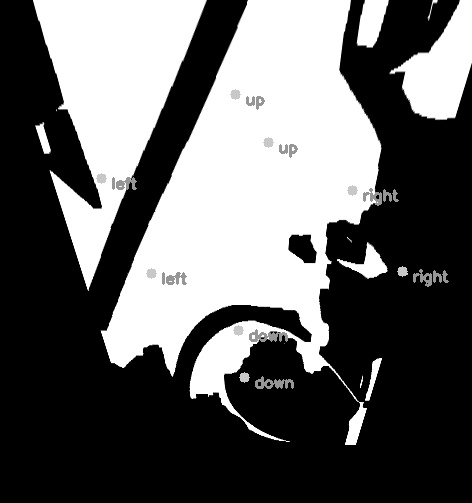
#> input picture img/img0.jpg, 472 x 503 px
$ python -i utils.py   (imports and definitions only)
#> lines starting #> are read from the running program, lines starting #| are printed output that depends on the picture; after the words box and inside, x2 and y2 are one past the last pixel; in counts of white or black regions, pixels touching at a corner belong together
#> further down, picture is the input picture: shape (503, 472, 3); min 0, max 255, mean 99.2
import cv2
import numpy as np
import time

# [13 lines left out: functions check_sum, get_color_block, not called in this run]

destination_points = np.float32([[154,56], [340,56], [154, 423], [340, 425]])

# Specify the destination points - points in the output image
# Points are in order (Top-Left, Top-Right, Bottom-Right, Bottom-Left)
original_points = np.float32([[156,45], [359,46], [53,429], [457,429]])

# Compute the perspective transform matrix
M = cv2.getPerspectiveTransform( original_points,destination_points)

def get_with_perspective(img):
    transformed_image = cv2.warpPerspective(img, M, img.shape[:2])
    return transformed_image

def pre_process(img):
    img=cv2.cvtColor(img,cv2.COLOR_BGR2GRAY)

    img=cv2.GaussianBlur(img,(15,15),0)
    _, img = cv2.threshold(img, 100, 255,cv2.THRESH_BINARY_INV)#|cv2.THRESH_OTSU
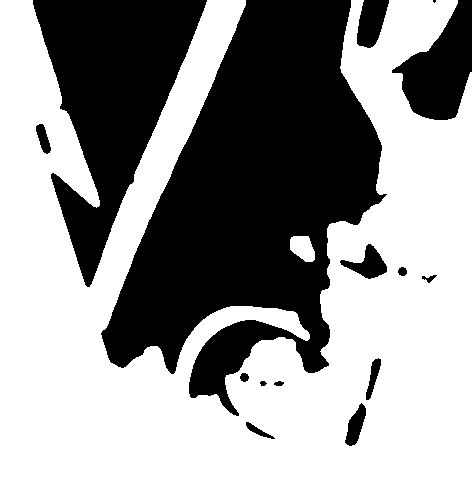
#> img: shape (503, 472); 60.2% white; 15 black regions (1 under 20 px), largest, box (x1, y1, x2, y2) and area: (101, 0, 387, 416) 62124, (33, 0, 207, 287) 23712, (392, 0, 472, 120) 5371
    #自适应
    # img=cv2.adaptiveThreshold(img,255,cv2.ADAPTIVE_THRESH_GAUSSIAN_C,cv2.THRESH_BINARY_INV,7,-2)
    # img=cv2.Canny(img,50,150)
    img=cv2.dilate(img,None,iterations=5)# 对图像进行膨胀操作
#> img: shape (503, 472); 68% white; 7 black regions (1 under 20 px), largest, box (x1, y1, x2, y2) and area: (108, 0, 376, 367) 50293, (39, 0, 200, 274) 19253, (407, 0, 472, 115) 3858, (194, 325, 273, 390) 1895, (362, 0, 383, 41) 470, (364, 255, 379, 272) 118
    img=cv2.erode(img,None,iterations=5)# 对图像进行腐蚀操作
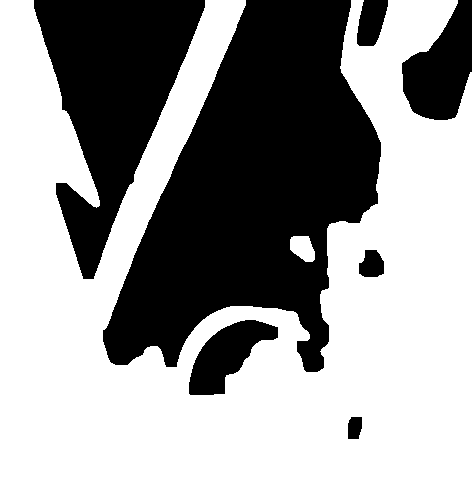
#> img: shape (503, 472); 61.2% white; 7 black regions, largest, box (x1, y1, x2, y2) and area: (103, 0, 381, 372) 58068, (34, 0, 205, 279) 23538, (402, 0, 472, 120) 5303
    # img=cv2.dilate(img,None,iterations=4)# 对图像进行膨胀操作

    return img

def get_line_cross(img,draw=True):
    # need a gray image
    if len(img.shape)==3:
        # img=cv2.cvtColor(img,cv2.COLOR_BGR2GRAY)
        img=pre_process(img)
    img=get_with_perspective(img)
#> in get_with_perspective, `transformed_image = cv2.warpPerspective(img, M, img.shape[:2])`:
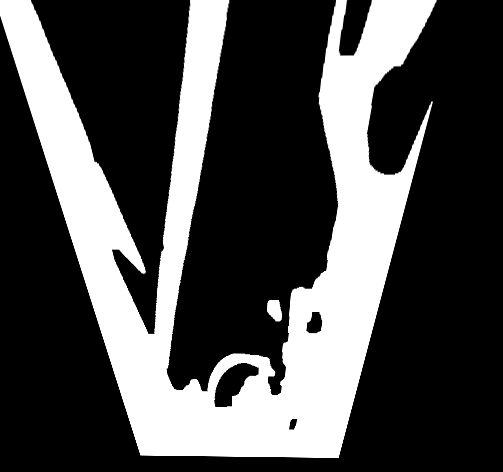
#> transformed_image: shape (472, 503); min 0, max 255, mean 76.5
    rows,cols=img.shape
#> rows = 472; cols = 503
    right_pos=[]
    left_pos=[]
    up_pos=[]
    down_pos=[]
    #detect in a rectangle
    len_rect_r=int(rows*0.64)
#> len_rect_r = 302
    len_rect_c=int(cols*0.64)
#> len_rect_c = 321
    line_right=img[cols//2-len_rect_c//2,rows//2-len_rect_r//2:rows//2+len_rect_r//2]
#> line_right = 302 values, max 255 at index 97, min 0 at index 0, mean 73.56
    line_left=img[cols//2+len_rect_c//2,rows//2-len_rect_r//2:rows//2+len_rect_r//2]
#> line_left = 302 values, max 255 at index 42, min 0 at index 0, mean 189.7
    line_up=img[cols//2-len_rect_c//2:cols//2+len_rect_c//2,rows//2-len_rect_r//2]
#> line_up = 320 values, max 255 at index 42, min 0 at index 0, mean 121.2
    line_down=img[cols//2-len_rect_c//2:cols//2+len_rect_c//2,rows//2+len_rect_r//2]
#> line_down = 320 values, max 255 at index 84, min 0 at index 0, mean 78.72
    # print(line_right.shape)
    pos_righ=np.argwhere(line_right>0)
#> pos_righ = 90 values from 95 to 288
    pos_left=np.argwhere(line_left>0)
#> pos_left = 225 values from 41 to 265
    pos_up=np.argwhere(line_up>0)
#> pos_up = 154 values from 39 to 192
    pos_down=np.argwhere(line_down>0)
#> pos_down = 101 values from 83 to 183
    if len(pos_righ)!=0:
        pos_righ=pos_righ.mean()+rows/2-len_rect_r/2
#> pos_righ = 288.1
        pos_righ_xy=(int(pos_righ),int(cols/2-len_rect_c/2))
#> pos_righ_xy = (288, 91)
        up_pos.append(pos_righ_xy)
    if len(pos_left)!=0:
        pos_left=pos_left.mean()+rows/2-len_rect_r/2
#> pos_left = 238
        pos_left_xy=(int(pos_left),int(cols/2+len_rect_c/2))
#> pos_left_xy = (238, 412)
        down_pos.append(pos_left_xy)
    if len(pos_up)!=0:
        pos_up=pos_up.mean()+cols/2-len_rect_c/2
#> pos_up = 206.5
        pos_up_xy=(int(rows/2-len_rect_r/2),int(pos_up))
#> pos_up_xy = (85, 206)
        left_pos.append(pos_up_xy)
    if len(pos_down)!=0:
        pos_down=pos_down.mean()+cols/2-len_rect_c/2
#> pos_down = 224
        pos_down_xy=(int(rows/2+len_rect_r/2),int(pos_down))
#> pos_down_xy = (387, 224)
        right_pos.append(pos_down_xy)

    len_rect_r=int(rows*0.5)
#> len_rect_r = 236
    len_rect_c=int(cols*0.5)
#> len_rect_c = 251
    line_right=img[cols//2-len_rect_c//2,rows//2-len_rect_r//2:rows//2+len_rect_r//2]
#> line_right = 236 values, max 255 at index 59, min 0 at index 0, mean 67.19
    line_left=img[cols//2+len_rect_c//2,rows//2-len_rect_r//2:rows//2+len_rect_r//2]
#> line_left = 236 values, max 255 at index 0, min 0 at index 51, mean 165.3
    line_up=img[cols//2-len_rect_c//2:cols//2+len_rect_c//2,rows//2-len_rect_r//2]
#> line_up = 250 values, max 255 at index 82, min 0 at index 0, mean 153.8
    line_down=img[cols//2-len_rect_c//2:cols//2+len_rect_c//2,rows//2+len_rect_r//2]
#> line_down = 250 values from 255 to 255
    pos_righ=np.argwhere(line_right>0)
#> pos_righ = 63 values from 59 to 235
    pos_left=np.argwhere(line_left>0)
#> pos_left = 158 values from 0 to 235
    pos_up=np.argwhere(line_up>0)
#> pos_up = 154 values from 79 to 249
    pos_down=np.argwhere(line_down>0)
#> pos_down = 250 values from 0 to 249
    if len(pos_righ)!=0:
        pos_righ=pos_righ.mean()+rows/2-len_rect_r/2
#> pos_righ = 262.3
        pos_righ_xy=(int(pos_righ),int(cols/2-len_rect_c/2))
#> pos_righ_xy = (262, 126)
        up_pos.append(pos_righ_xy)
    if len(pos_left)!=0:
        pos_left=pos_left.mean()+rows/2-len_rect_r/2
#> pos_left = 244.7
        pos_left_xy=(int(pos_left),int(cols/2+len_rect_c/2))
#> pos_left_xy = (244, 377)
        down_pos.append(pos_left_xy)
    if len(pos_up)!=0:
        pos_up=pos_up.mean()+cols/2-len_rect_c/2
#> pos_up = 293.5
        pos_up_xy=(int(rows/2-len_rect_r/2),int(pos_up))
#> pos_up_xy = (118, 293)
        left_pos.append(pos_up_xy)
    if len(pos_down)!=0:
        pos_down=pos_down.mean()+cols/2-len_rect_c/2
#> pos_down = 250.5
        pos_down_xy=(int(rows/2+len_rect_r/2),int(pos_down))
#> pos_down_xy = (354, 250)
        right_pos.append(pos_down_xy)

    if draw:

        #draw circle in the image
        for i in range(len(right_pos)):

            cv2.circle(img,right_pos[i],5,(200,0,0),-1)
            cv2.putText(img,'right',(right_pos[i][0]+10,right_pos[i][1]+10),cv2.FONT_HERSHEY_SIMPLEX,0.5,(150,0,150),2)
#> this loop made 2 passes
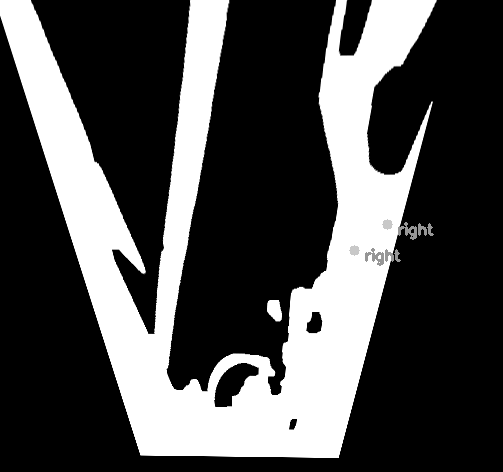
#> img: shape (472, 503); 0.3% of pixels changed, all inside (x1, y1, x2, y2) = (349, 219, 434, 266)
        for i in range(len(left_pos)):
            cv2.circle(img,left_pos[i],5,(200,0,0),-1)
            cv2.putText(img,'left',(left_pos[i][0]+10,left_pos[i][1]+10),cv2.FONT_HERSHEY_SIMPLEX,0.5,(150,0,150),2)
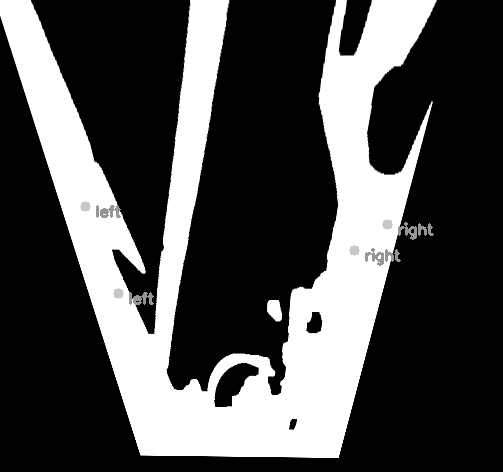
#> img: shape (472, 503); 0.24% of pixels changed, all inside (x1, y1, x2, y2) = (80, 201, 154, 305)
        for i in range(len(up_pos)):
            cv2.circle(img,up_pos[i],5,(200,0,0),-1)
            cv2.putText(img,'up',(up_pos[i][0]+10,up_pos[i][1]+10),cv2.FONT_HERSHEY_SIMPLEX,0.5,(150,0,150),2)
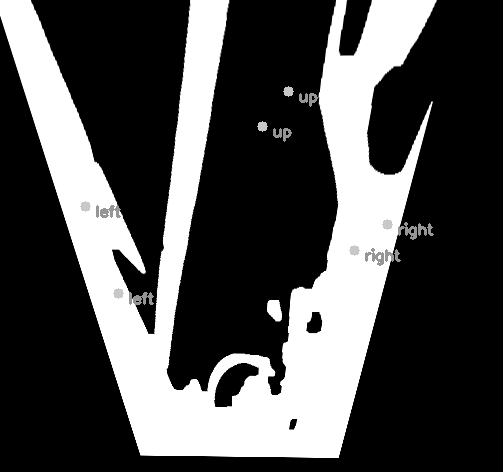
#> img: shape (472, 503); 0.18% of pixels changed, all inside (x1, y1, x2, y2) = (257, 86, 318, 142)
        for i in range(len(down_pos)):
            cv2.circle(img,down_pos[i],5,(200,0,0),-1)
            cv2.putText(img,'down',(down_pos[i][0]+10,down_pos[i][1]+10),cv2.FONT_HERSHEY_SIMPLEX,0.5,(150,0,150),2)
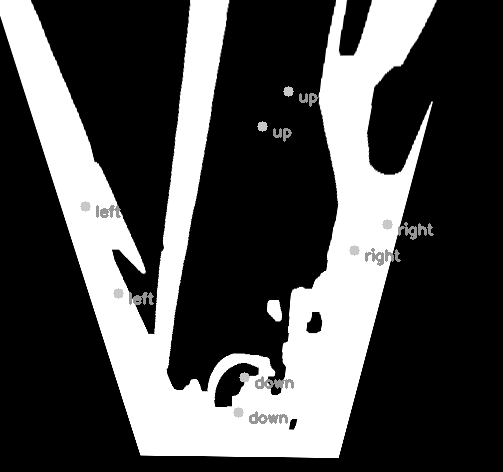
#> img: shape (472, 503); 0.3% of pixels changed, all inside (x1, y1, x2, y2) = (233, 372, 294, 424)
        # cv2.imshow('img',img)
        # cv2.waitKey(0)
        # cv2.destroyAllWindows()


    return right_pos ,left_pos ,up_pos ,down_pos ,img


#只有位于节点位置时才会有两个以上的方向，处于巡线位置时只有一个方向，处于转弯位置时应有两个方向
#结合上一个函数可知，在一个方向上有两个以上的节点时，说明处于转弯位置，此时应该有两个方向
# [43 lines left out: functions get_availabledir, get_cross_pos, not called in this run]

def angle_cos(p0, p1, p2):
    d1, d2 = (p0 - p1).astype('float'), (p2 - p1).astype('float')
    return abs(np.dot(d1, d2) / np.sqrt(np.dot(d1, d1) * np.dot(d2, d2)))

# [58 lines left out: functions wether_to_turn, draw_arrow_based_on_direction, not called in this run]

class PID:
    # [46 lines left out: functions __init__, reset, update, clear, not called in this run]


>>> import cv2
>>> picture = cv2.imread('img/img0.jpg')
>>> result = get_line_cross(picture)
#> result = 5 items
